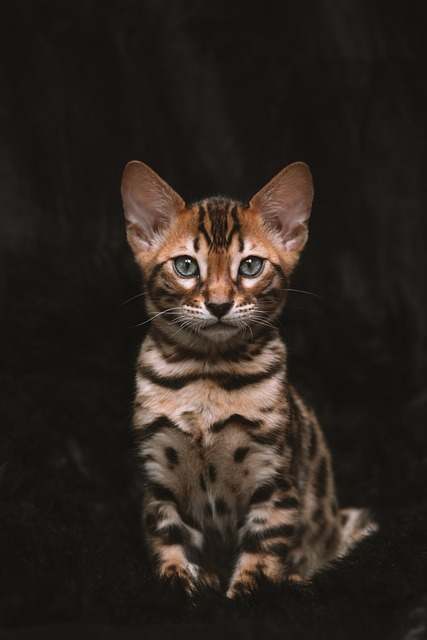
#> input picture project2/code/hybrid_python/cat.jpg, 427 x 640 px
$ python align_image_code.py   (older library calls are emulated)
#> lines starting #> are read from the running program, lines starting #| are printed output that depends on the picture
import math
import numpy as np
import matplotlib.pyplot as plt
import skimage.transform as sktr
from PIL import Image


def get_points(im1, im2):
    print('Please select 2 points in each image for alignment.')
    plt.imshow(im1)
    p1, p2 = plt.ginput(2)
    plt.close()
    plt.imshow(im2)
    p3, p4 = plt.ginput(2)
    plt.close()
    return (p1, p2, p3, p4)

# [92 lines left out: functions recenter, find_centers, align_image_centers, rescale_images, rotate_im1, match_img_size, not called in this run]

def align_images(im1, im2):
    # [15 lines of commented-out code are left out]


    pts = get_points(im1, im2)
    im1, im2 = align_image_centers(im1, im2, pts)
    im1, im2 = rescale_images(im1, im2, pts)
    im1, angle = rotate_im1(im1, im2, pts)
    im1, im2 = match_img_size(im1, im2)
    return im1, im2


if __name__ == "__main__":
    # 1. load the image
    # 2. align the two images by calling align_images
    # Now you are ready to write your own code for creating hybrid images!
    # derek = plt.imread('DerekPicture.jpg') / 255.0
    # nutmeg = plt.imread('nutmeg.jpg') / 255.0


    cat = np.array(Image.open('cat.jpg').convert('RGB').resize((512, 512))) / 255.0
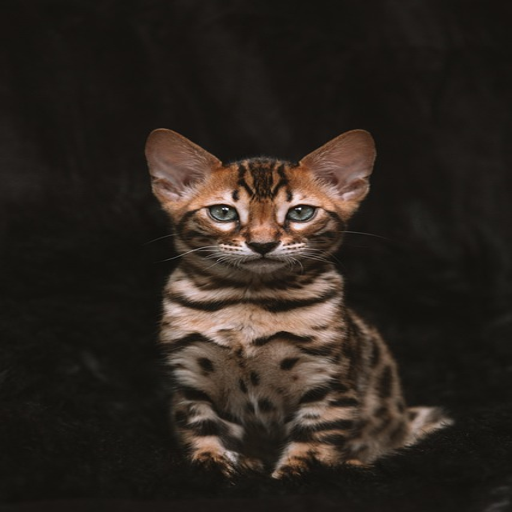
#> cat: shape (512, 512, 3) float64; mean R, G, B 0.172, 0.144, 0.12
    dog = np.array(Image.open('dog.jpg').convert('RGB').resize((512, 512))) / 255.0
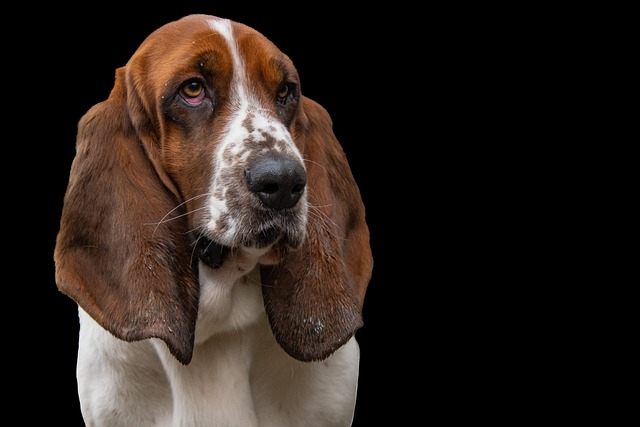
#> input picture project2/code/hybrid_python/dog.jpg, 640 x 427 px
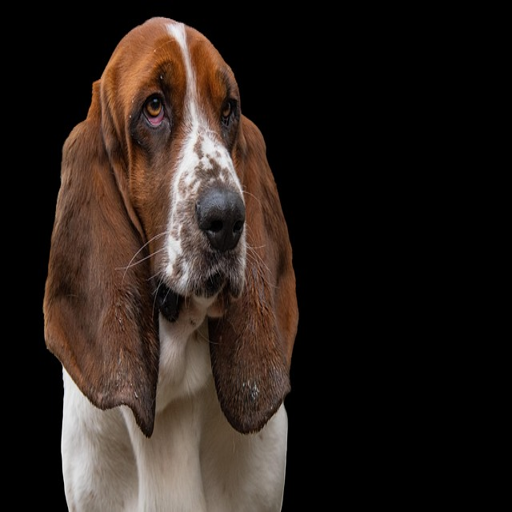
#> dog: shape (512, 512, 3) float64; mean R, G, B 0.163, 0.126, 0.106
    tiger = np.array(Image.open('tiger.jpg').convert('RGB').resize((512, 512))) / 255.0
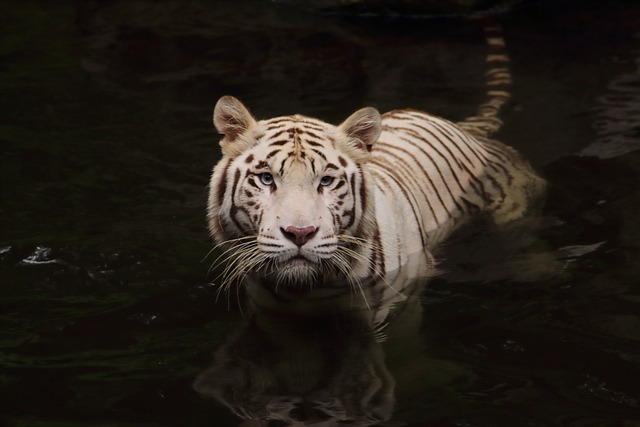
#> input picture project2/code/hybrid_python/tiger.jpg, 640 x 427 px
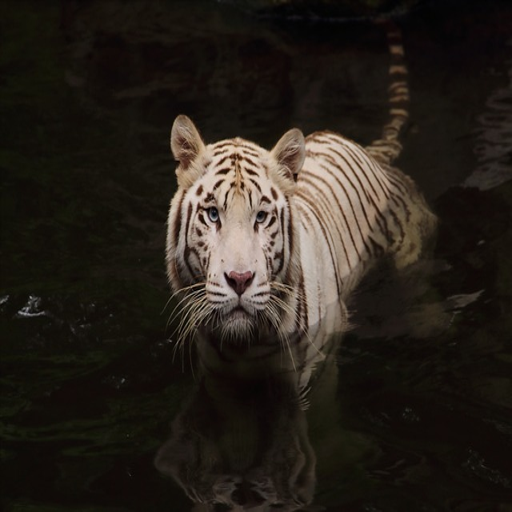
#> tiger: shape (512, 512, 3) float64; mean R, G, B 0.159, 0.134, 0.107

    # nutmeg_aligned, derek_aligned = align_images(nutmeg, derek)
#> (the run stopped early here; a loop or call above may not have finished)
